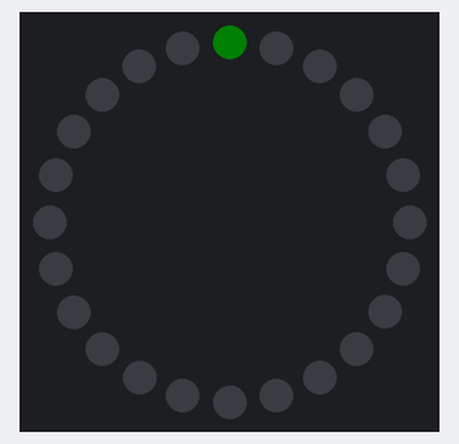
The sketch below on a simulated Arduino Uno, built with avr-gcc and run on an emulated ATmega328P. Shown: 24 RGB LEDs in a ring, first at the top, clockwise. Dim RGB values are drawn brighter than linear.

Above: at 0.05 s.
At 0.65 s:
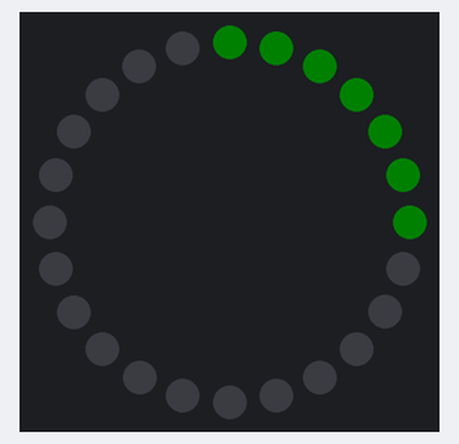
At 1.16 s:
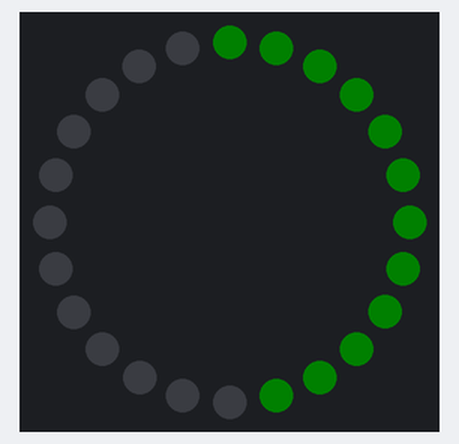
At 2.37 s:
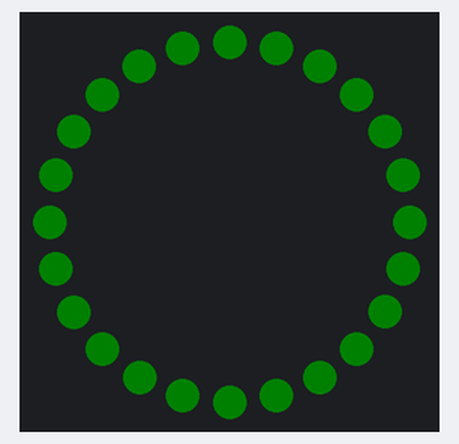
At 3.79 s:
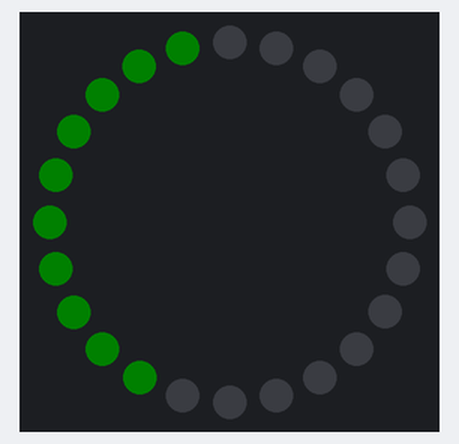
At 5.3 s:
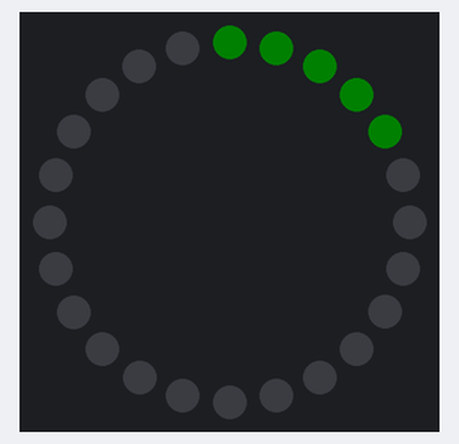

Measured:
- by itself, everything shown: repeats every 4.9 s, in 48 steps

The sketch:

CH_43_01.ino
```cpp
#include <Adafruit_NeoPixel.h>

int PIN = 6;           // 네오픽셀 연결 핀
int NUMPIXELS = 24;     // 픽셀 수
int BRIGHTNESS = 5;     // 밝기 정도 [0 255]
int INTERVAL = 100;

Adafruit_NeoPixel ring(NUMPIXELS, PIN); // 네오픽셀 객체 생성

void setup() {
  ring.begin();         // 네오픽셀 객체 초기화
  ring.clear();         // 모든 픽셀을 끔
}

void loop() {
  for (int n = 0; n < NUMPIXELS; n++) { // 픽셀을 순서대로 켜기
    // 네오픽셀의 n번째 픽셀 색상을 RGB 개별 성분 값으로 설정
    ring.setPixelColor(n, 0, BRIGHTNESS, 0);
    ring.show();        // 네오픽셀로 데이터 전송

    delay(INTERVAL);
  }

  for (int n = 0; n < NUMPIXELS; n++) { // 픽셀을 순서대로 끄기
    // 네오픽셀의 n번째 픽셀 색상을 32비트 WRGB 값으로 설정
    ring.setPixelColor(n, ring.Color(0, 0, 0));
    ring.show();

    delay(INTERVAL);
  }
}
```
